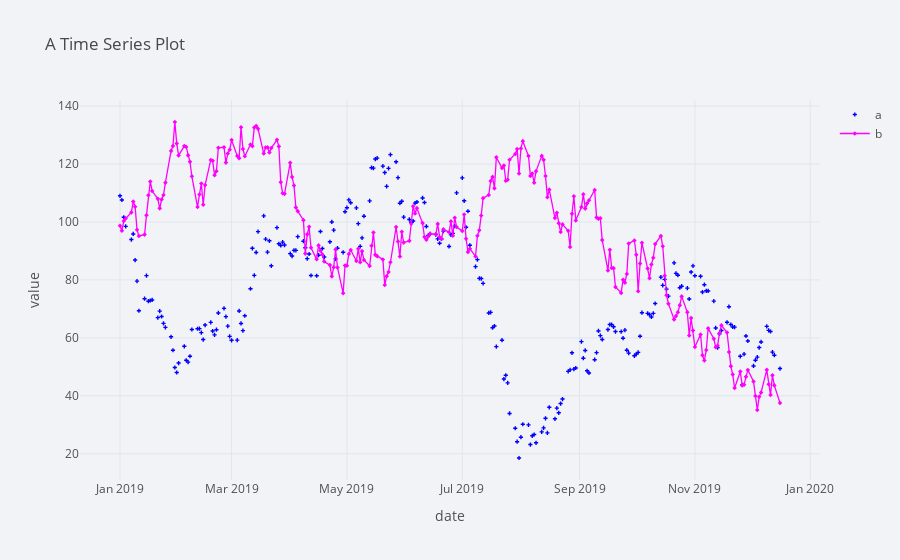

Notebook code cell kept with this figure:
### Code cell
df[['a', 'b']].iplot(
             theme='polar',
             title='A Time Series Plot',
             xTitle='date',
             yTitle='value',
             mode={'a': 'markers', 'b': 'lines+markers'},
             symbol={'a': 'cross', 'b': 'diamond'},
             size=3.5,
             colors={'a': 'blue', 'b': 'magenta'},
                        )

### Figure 1 — Plotly figure (JSON) as saved in the notebook; plotly's stock layout.template omitted (floating-point values rounded to 4 significant figures; data arrays with more than 128 entries replaced by an {"elided": "..."} marker saying what was removed)
{"data": [{"line": {"color": "blue", "dash": "solid", "shape": "linear", "width": 1.3}, "marker": {"size": 3.5, "symbol": "cross"}, "mode": "markers", "name": "a", "text": "", "type": "scatter", "x": {"elided": "250 str values"}, "y": {"elided": "250 float values"}}, {"line": {"color": "magenta", "dash": "solid", "shape": "linear", "width": 1.3}, "marker": {"size": 3.5, "symbol": "diamond"}, "mode": "lines+markers", "name": "b", "text": "", "type": "scatter", "x": {"elided": "250 str values"}, "y": {"elided": "250 float values"}}], "layout": {"autosize": true, "legend": {"bgcolor": "#F2F3F7", "font": {"color": "#505050"}}, "paper_bgcolor": "#F2F3F7", "plot_bgcolor": "#F2F3F7", "title": {"font": {"color": "#484848"}, "text": "A Time Series Plot"}, "xaxis": {"autorange": true, "gridcolor": "#E1E5ED", "range": ["2018-12-11 10:29:55.6416", "2020-01-05 13:30:04.3584"], "showgrid": true, "tickfont": {"color": "#505050"}, "title": {"font": {"color": "#505050"}, "text": "date"}, "type": "date", "zerolinecolor": "#E1E5ED"}, "yaxis": {"autorange": true, "gridcolor": "#E1E5ED", "range": [10.48, 142.6], "showgrid": true, "tickfont": {"color": "#505050"}, "title": {"font": {"color": "#505050"}, "text": "value"}, "type": "linear", "zerolinecolor": "#E1E5ED"}}}
